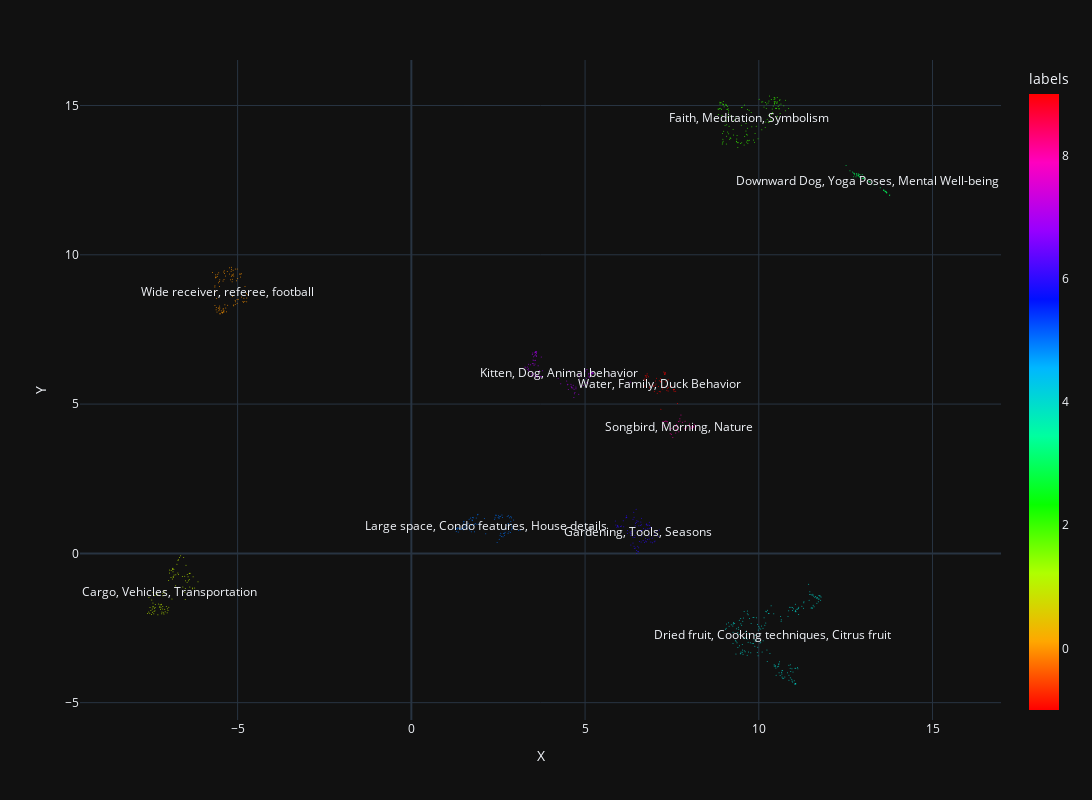

Notebook source saved alongside this figure:
### Code cell
cc.show(interactive=True)

### Figure 1 — Plotly figure (JSON) as saved in the notebook; plotly's stock layout.template omitted (floating-point values rounded to 4 significant figures; data arrays with more than 128 entries replaced by an {"elided": "..."} marker saying what was removed)
{"data": [{"customdata": {"elided": "925x1 str values"}, "hovertemplate": "%{customdata[0]}<extra></extra>", "legendgroup": "", "marker": {"color": {"elided": "925 int values"}, "coloraxis": "coloraxis", "opacity": 0.8, "size": 1, "symbol": "circle"}, "mode": "markers", "name": "", "orientation": "v", "showlegend": false, "type": "scatter", "x": {"elided": "925 float values"}, "xaxis": "x", "y": {"elided": "925 float values"}, "yaxis": "y"}], "layout": {"annotations": [{"showarrow": false, "text": "Wide receiver, referee, football", "x": -5.279, "y": 8.785, "yshift": 0}, {"showarrow": false, "text": "Cargo, Vehicles, Transportation", "x": -6.96, "y": -1.28, "yshift": 0}, {"showarrow": false, "text": "Faith, Meditation, Symbolism", "x": 9.722, "y": 14.59, "yshift": 0}, {"showarrow": false, "text": "Downward Dog, Yoga Poses, Mental Well-being", "x": 13.13, "y": 12.48, "yshift": 0}, {"showarrow": false, "text": "Dried fruit, Cooking techniques, Citrus fruit", "x": 10.4, "y": -2.721, "yshift": 0}, {"showarrow": false, "text": "Large space, Condo features, House details", "x": 2.143, "y": 0.9429, "yshift": 0}, {"showarrow": false, "text": "Gardening, Tools, Seasons", "x": 6.522, "y": 0.7233, "yshift": 0}, {"showarrow": false, "text": "Kitten, Dog, Animal behavior", "x": 4.253, "y": 6.054, "yshift": 0}, {"showarrow": false, "text": "Songbird, Morning, Nature", "x": 7.716, "y": 4.262, "yshift": 0}, {"showarrow": false, "text": "Water, Family, Duck Behavior", "x": 7.153, "y": 5.69, "yshift": 0}], "coloraxis": {"colorbar": {"title": {"text": "labels"}}, "colorscale": [[0, "#ff0000"], [0.1111, "#ffa700"], [0.2222, "#afff00"], [0.3333, "#08ff00"], [0.4444, "#00ff9f"], [0.5556, "#00b7ff"], [0.6667, "#0010ff"], [0.7778, "#9700ff"], [0.8889, "#ff00bf"], [1, "#ff0000"]]}, "height": 800, "legend": {"tracegroupgap": 0}, "margin": {"t": 60}, "width": 1600, "xaxis": {"anchor": "y", "domain": [0, 1], "title": {"text": "X"}}, "yaxis": {"anchor": "x", "domain": [0, 1], "title": {"text": "Y"}}}}
